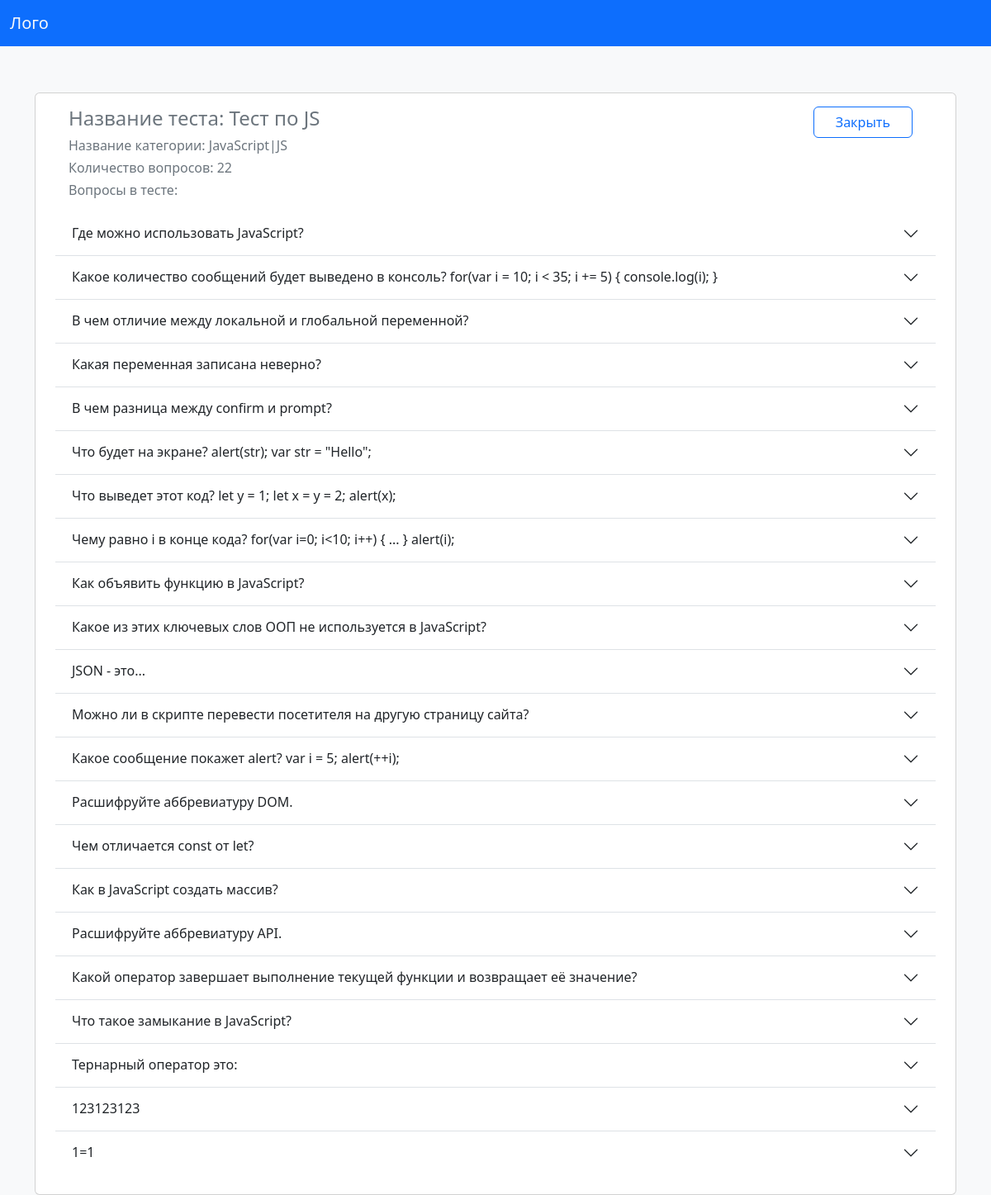
The app's page /testAdmin/1 (signed in) with its own data.
### WebTest/models.py (models this page shows, shortened)
class List_test(models.Model):
    cover = models.ImageField(upload_to='images/',blank=True,verbose_name="Абложка теста")
    name = models.CharField(max_length=35,verbose_name="Название теста")
    category =  models.ForeignKey(Category,on_delete=models.CASCADE,verbose_name="Категория теста")
    time_start = models.DateTimeField(verbose_name="Время начало теста")
    time_end = models.DateTimeField(verbose_name="Время окончания теста")
    count_answer = models.IntegerField(verbose_name="Кол-во вопросов в тесте")
    count_treing= models.IntegerField(verbose_name="Кол-во попыток в тесте")
    class Meta:
        verbose_name="Тест"
        verbose_name_plural="Тесты"

class Category(models.Model):
    name = models.CharField(max_length=35, verbose_name="Название категории",)
    class Meta:
        verbose_name="Категории"
        verbose_name_plural="Категории"

class Question(models.Model):
    ltest_id = models.ForeignKey(List_test,on_delete=models.CASCADE,verbose_name="Название теста")
    question =  models.TextField(max_length=1500,verbose_name="Вопрос")
    answer1 =  models.TextField(max_length=1500,verbose_name="Ответ 1")
    answer2 =  models.TextField(max_length=1500,verbose_name="Ответ 2")
    answer3 =  models.TextField(max_length=1500,verbose_name="Ответ 3")
    answer4 =  models.TextField(max_length=1500,verbose_name="Ответ 4")
    trueAnswer=  models.CharField(max_length=20,verbose_name="Номер правильного ответа")
    class Meta:
        verbose_name="Вопрос"
        verbose_name_plural="Вопросы"

### WebTest/views.py (the view)
# urls.py: path('testAdmin/<int:idTest>',TestAdmin,name='testAdmin'),
def TestAdmin(request, idTest):
    us = request.user
    if request.user.is_superuser:
        n=0
    else:
        if request.user.is_authenticated != True:
            return render(request, "Login.html")
        else:
            return redirect(to='main')
    test = List_test.objects.get(id=idTest)
    question = Question.objects.filter(ltest_id=test.id)
    category = Category.objects.get(id=test.category.id)
    countQuestion = question.count()
    data = {'question': question,
            'test': test, 'category': category, "countQuestion": countQuestion}
    return render(request, "TestAdmin.html", data)

### WebTest/templates/TestAdmin.html (shortened to what this page needs)
<html>
<head>
    {% load static %}
    <link rel="stylesheet" href={% static "bootstrap-5.3.0-alpha1-dist/css/bootstrap.css" %}>
</head>
<nav class="navbar navbar-expand-lg navbar-light bg-primary">
    <div class="container-fluid">
        <a class="navbar-brand text-light " href="{% url 'main' %}">Лого</a>
    </div>
</nav>
<body class="bg-light">
    <div class="container justify-content-center pt-5 mt-2 text-secondary">
        <div class="container pt-2 card ">
            <div class="row pt-2 mx-3">
                <div class="col-12 col-sm-6 ">
                    <h4>Название теста: {{test.name}}</h4>
                </div>
                <div class="col-12 col-sm-6 ">
                    <div class="container">
                        <a class="btn btn-outline-primary w-25 float-lg-end " type="button" href="{% url 'admin:index' %}"> Закрыть
                        </a>
                    </div>
                </div>
            </div>
            <div class="row mx-3">
                <div class="col-12">
                    <h6>Название категории: {{category.name}}</h6>
                </div>
            </div>
            <div class="row mx-3">
                <div class="col-12">
                    <h6>Количество вопросов: {{countQuestion}}</h6>
                </div>
            </div>
            <div class="row  mx-3">
                <div class="col-12">
                    <h6>Вопросы в тесте:</h6>
                </div>
            </div>
            <div class="container">
                <div class="row">
                    <div class="col-12 pt-2 col-md-12 col-sm-12">
                        <div class="accordion accordion-flush" id="accordionFlushExample">
                            {% for test in question %}
                            <div class="accordion-item">
                                <h2 class="accordion-header" id="flush-heading{{test.id}}">
                                    <button class="accordion-button collapsed " type="button" data-bs-toggle="collapse"
                                        data-bs-target="#flush-collapse{{test.id}}" aria-expanded="false"
                                        aria-controls="flush-collapse{{test.id}}">
                                        {{test.question}}
                                    </button>
                                </h2>
                            </div>
                            {% endfor %}
                        </div>
                    </div>
                </div>
                <div class="row">
                    <div class="col-12 pt-2 col-md-12 col-sm-12">
                    </div>
                </div>
            </div>
        </div>
    </div>
</body>
</html>

### records on screen
List_test: name "Тест по JS"
Category: name "JavaScript|JS"
Question: question "Где можно использовать JavaScript?"
Question: question "Какое количество сообщений будет выведено в консоль? for(var i = 10; i < 35; i += 5) { console.log(i); }"
Question: question "В чем отличие между локальной и глобальной переменной?"
Question: question "Какая переменная записана неверно?"
Question: question "В чем разница между confirm и prompt?"
Question: question "Что будет на экране? alert(str); var str = \"Hello\";"
Question: question "Что выведет этот код? let y = 1; let x = y = 2; alert(x);"
Question: question "Чему равно i в конце кода? for(var i=0; i<10; i++) { ... } alert(i);"
Question: question "Как объявить функцию в JavaScript?"
Question: question "Какое из этих ключевых слов ООП не используется в JavaScript?"
Question: question "JSON - это..."
Question: question "Можно ли в скрипте перевести посетителя на другую страницу сайта?"
Question: question "Какое сообщение покажет alert? var i = 5; alert(++i);"
Question: question "Расшифруйте аббревиатуру DOM."
Question: question "Чем отличается const от let?"
Question: question "Как в JavaScript создать массив?"
Question: question "Расшифруйте аббревиатуру API."
Question: question "Какой оператор завершает выполнение текущей функции и возвращает её значение?"
Question: question "Что такое замыкание в JavaScript?"
Question: question "Тернарный оператор это:"
Question: question "123123123"
Question: question "1=1"

### other values on screen
{{ countQuestion }} "22"
